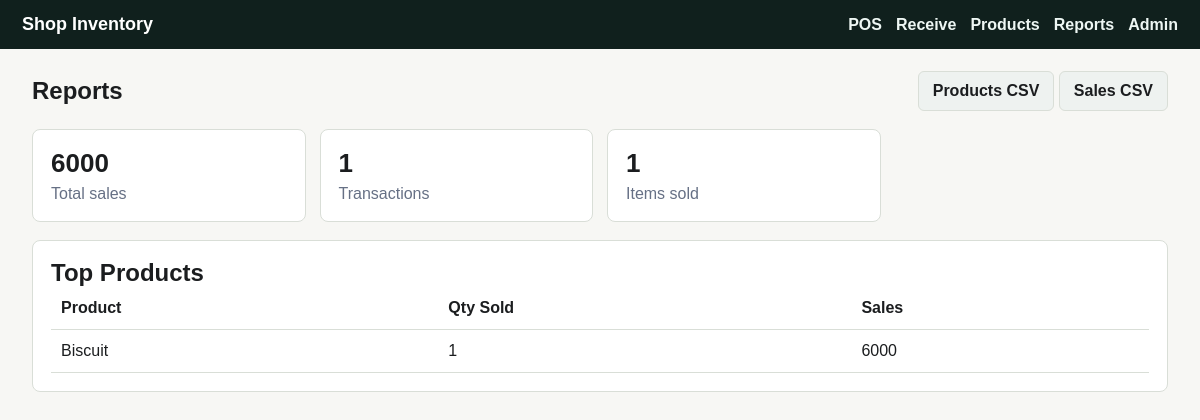
The page /reports/ on the database its author committed.
### inventory/models.py (models this page shows, shortened)
class Product(models.Model):
    name = models.CharField(max_length=180)
    barcode = models.CharField(max_length=80, unique=True, db_index=True)
    category = models.ForeignKey(Category, on_delete=models.SET_NULL, blank=True, null=True)
    cost_price = models.DecimalField(max_digits=12, decimal_places=2, default=Decimal("0.00"))
    selling_price = models.DecimalField(max_digits=12, decimal_places=2, validators=[MinValueValidator(0)])
    reorder_level = models.PositiveIntegerField(default=5)
    is_active = models.BooleanField(default=True)
    created_at = models.DateTimeField(auto_now_add=True)
    updated_at = models.DateTimeField(auto_now=True)
    class Meta:
        ordering = ["name"]

### inventory/views.py (the view)
# urls.py: path("reports/", views.reports, name="reports"),
def reports(request):
    context = {
        "sales_total": Sale.objects.aggregate(total=Sum("total"))["total"] or Decimal("0.00"),
        "sales_count": Sale.objects.count(),
        "items_sold": SaleItem.objects.aggregate(total=Sum("quantity"))["total"] or 0,
        "top_products": (
            SaleItem.objects.values("product__name")
            .annotate(quantity=Sum("quantity"), sales=Sum("line_total"), rows=Count("id"))
            .order_by("-quantity")[:10]
        ),
    }
    return render(request, "inventory/reports.html", context)

### templates/inventory/reports.html (shortened to what this page needs)
{% extends "base.html" %}
{% block content %}
<section class="heading">
  <h1>Reports</h1>
  <div class="actions">
    <a class="button" href="{% url 'export_products_csv' %}">Products CSV</a>
    <a class="button" href="{% url 'export_sales_csv' %}">Sales CSV</a>
  </div>
</section>
<section class="stats">
  <article><span>{{ sales_total }}</span><p>Total sales</p></article>
  <article><span>{{ sales_count }}</span><p>Transactions</p></article>
  <article><span>{{ items_sold }}</span><p>Items sold</p></article>
</section>
<section class="panel">
  <h2>Top Products</h2>
  <table>
    <thead><tr><th>Product</th><th>Qty Sold</th><th>Sales</th></tr></thead>
    <tbody>
      {% for row in top_products %}
        <tr><td>{{ row.product__name }}</td><td>{{ row.quantity }}</td><td>{{ row.sales }}</td></tr>
      {% empty %}
        <tr><td colspan="3">No sales yet.</td></tr>
      {% endfor %}
    </tbody>
  </table>
</section>
{% endblock %}

### static/inventory/styles.css (style rules this page uses)
:root { color-scheme: light; --bg: #f7f7f4; --panel: #ffffff; --ink: #1b1d1f; --muted: #667085; --line: #d9ded7; --accent: #176b5c; --accent-dark: #0f4f44; --danger: #a23b3b; }
* { box-sizing: border-box; }
body { margin: 0; background: var(--bg); color: var(--ink); font-family: Arial, Helvetica, sans-serif; }
a { color: var(--accent); text-decoration: none; }
.heading { align-items: center; display: flex; gap: 16px; justify-content: space-between; margin-bottom: 18px; }
h1, h2 { margin: 0; }
.panel, .stats article { background: var(--panel); border: 1px solid var(--line); border-radius: 8px; }
.panel { padding: 18px; }
.stats { display: grid; gap: 14px; grid-template-columns: repeat(4, minmax(0, 1fr)); margin-bottom: 18px; }
.stats article { padding: 18px; }
.stats span { display: block; font-size: 26px; font-weight: 800; }
.stats p { color: var(--muted); margin: 6px 0 0; }
table { border-collapse: collapse; width: 100%; }
th, td { border-bottom: 1px solid var(--line); padding: 12px 10px; text-align: left; vertical-align: top; }
.button, button { background: #eef2f0; border: 1px solid var(--line); border-radius: 6px; color: var(--ink); cursor: pointer; display: inline-block; font: inherit; font-weight: 700; padding: 10px 14px; }

### rows shown on the page
Product: product__name "Biscuit", quantity "1", sales "6000"

### other values the page prints
{{ sales_total }} "6000"
{{ sales_count }} "1"
{{ items_sold }} "1"
